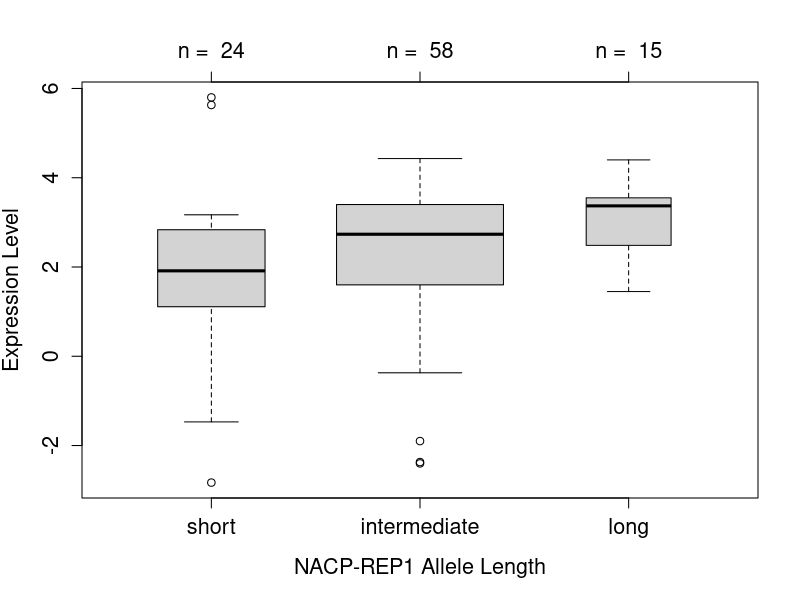
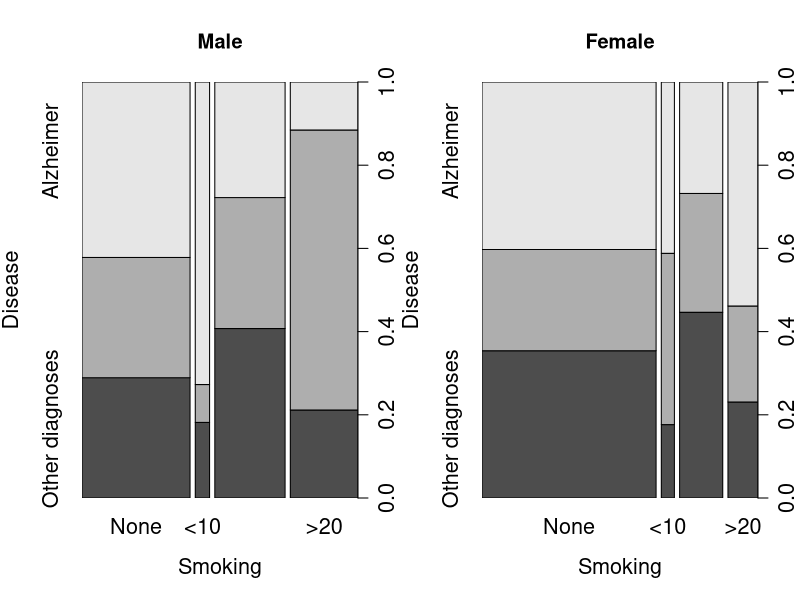
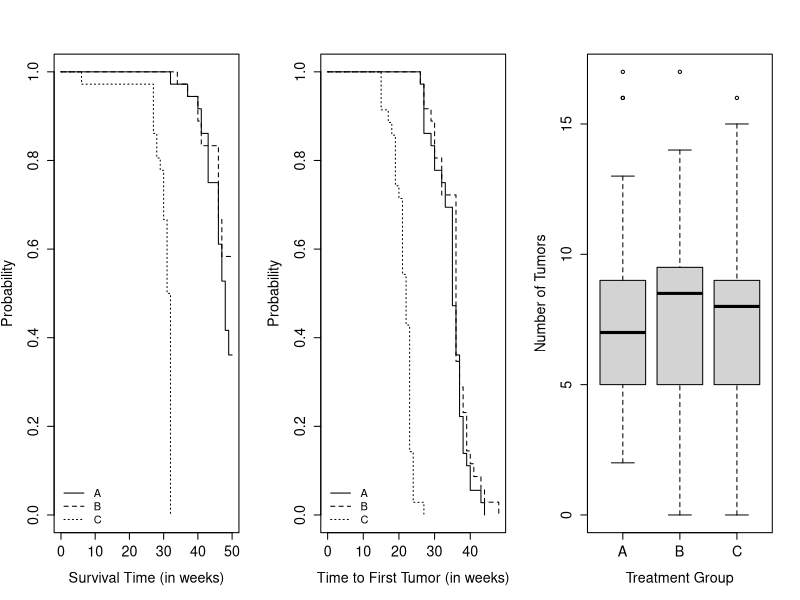
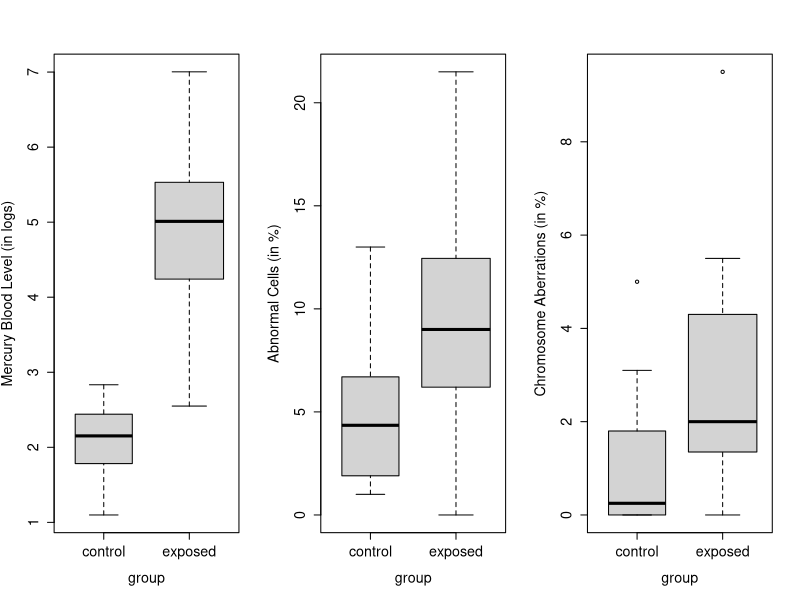
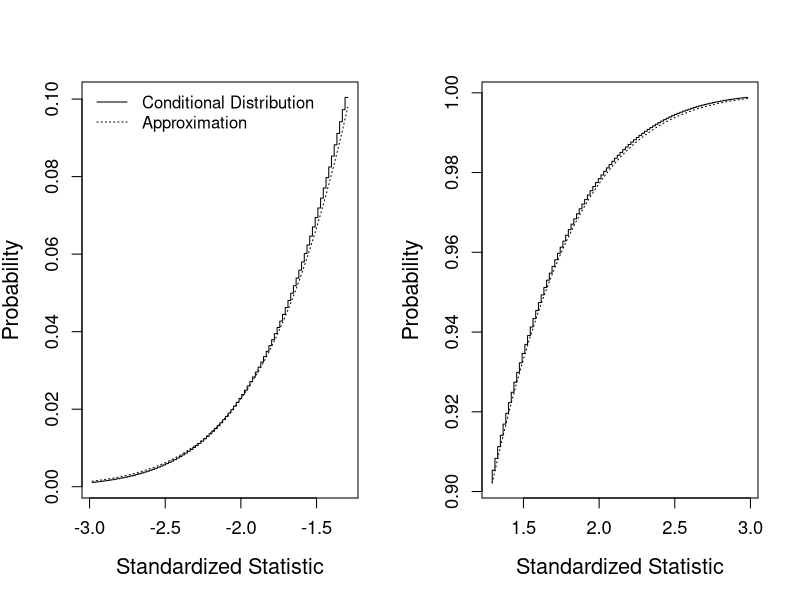

Here is the R script that generated these plots, in order:
### R code from vignette source 'LegoCondInf.Rnw'

###################################################
### code chunk number 1: setup
###################################################
options(width = 65, prompt = "R> ", continue = "   ")
require("coin")
set.seed(290875)
### get rid of the NAMESPACE
#load(file.path(.find.package("coin"), "R", "all.rda"))
anonymous <- FALSE


###################################################
### code chunk number 2: authors
###################################################
if(!anonymous) {
    cat("\\author{Torsten Hothorn$^1$, Kurt Hornik$^2$, \\\\ 
            Mark A. van de Wiel$^3$ and Achim Zeileis$^2$}\n")
} else  {
    cat("\\author{TAS MS05-239, Revision}\n")
}


###################################################
### code chunk number 3: affil
###################################################
if(!anonymous)
    cat("\\noindent$^1$ Institut f\\\"ur Medizininformatik, Biometrie und Epidemiologie\\\\
           Friedrich-Alexander-Universit\\\"at Erlangen-N\\\"urnberg\\\\
           Waldstra{\\ss}e 6, D-91054 Erlangen, Germany \\\\
           \\texttt{Torsten.Hothorn@R-project.org}
         \\newline

         \\noindent$^2$ Department f\\\"ur Statistik und Mathematik,
            Wirtschaftsuniversit\\\"at Wien \\\\
            Augasse 2-6, A-1090 Wien, Austria \\\\
            \\texttt{Kurt.Hornik@R-project.org} \\\\
            \\texttt{Achim.Zeileis@R-project.org}
         \\newline

         \\noindent$^3$ Department of Mathematics, Vrije Universiteit \\\\
                        De Boelelaan 1081a, 1081 HV Amsterdam, The Netherlands \\\\
            \\texttt{mark.vdwiel@vumc.nl}
         \\newline\n")


###################################################
### code chunk number 4: coincite
###################################################
if (anonymous) {
    cat(" \\citep{PKG:coina} ")
} else {
    cat(" \\citep{PKG:coin} ")
}


###################################################
### code chunk number 5: alpha-data-figure
###################################################
n <- table(alpha$alength)
par(cex.lab = 1.3, cex.axis = 1.3)
boxplot(elevel ~ alength, data = alpha, ylab = "Expression Level",
        xlab = "NACP-REP1 Allele Length", varwidth = TRUE)
axis(3, at = 1:3, labels = paste("n = ", n))
rankif <- function(data) trafo(data, numeric_trafo = rank)


###################################################
### code chunk number 6: alpha-kruskal
###################################################
kruskal.test(elevel ~ alength, data = alpha)


###################################################
### code chunk number 7: alpha-kruskal
###################################################
independence_test(elevel ~ alength, data = alpha, ytrafo = rank, teststat = "quad")


###################################################
### code chunk number 8: mpoints
###################################################
mpoints <- function(x) c(2, 7, 11)[unlist(x)]


###################################################
### code chunk number 9: alpha-kruskal-ordered
###################################################
independence_test(elevel ~ alength, data = alpha, ytrafo = rank, xtrafo = mpoints)


###################################################
### code chunk number 10: alzheimer-demographics
###################################################
total <- nrow(alzheimer)
stopifnot(total == 538)
male <- sum(alzheimer$gender == "Male")
stopifnot(male == 200)
female <- sum(alzheimer$gender == "Female")
stopifnot(female == 338)
disease <- table(alzheimer$disease)
smoked <- sum(alzheimer$smoking != "None")
atab <- xtabs(~ smoking + + disease + gender, data = alzheimer)
### there is a discrepancy between Table 1 (32% smokers of 117 women 
### suffering from other diagnoses) and Table 4 (63% non-smokers).
### We used the data as given in Table 4.


###################################################
### code chunk number 11: alzheimer-tab
###################################################
x <- t(atab[,,"Female"])
lines <- paste(paste(dimnames(x)$disease, " & "), 
               paste(apply(x, 1, function(l) paste(l, collapse = " & ")), "\\\\"))
for (i in 1:length(lines)) cat(lines[i], "\n")


###################################################
### code chunk number 12: alzheimer-tab
###################################################
x <- t(atab[,,"Male"])
lines <- paste(paste(dimnames(x)$disease, " & "), 
               paste(apply(x, 1, function(l) paste(l, collapse = " & ")), "\\\\"))
for (i in 1:length(lines)) cat(lines[i], "\n")


###################################################
### code chunk number 13: alzheimer-plot
###################################################
layout(matrix(1:2, ncol = 2))
spineplot(disease ~ smoking, data = alzheimer, subset = gender == "Male",
main = "Male", xlab = "Smoking", ylab = "Disease", tol = 1)
spineplot(disease ~ smoking, data = alzheimer, subset = gender == "Female",
main = "Female", xlab = "Smoking", ylab = "Disease", tol = 1)


###################################################
### code chunk number 14: alzheimer-mantelhaen
###################################################
it_alz <- independence_test(disease ~ smoking | gender, data = alzheimer, 
                            teststat = "quad")
it_alz


###################################################
### code chunk number 15: alzheimer-statistic
###################################################
statistic(it_alz, type = "linear")


###################################################
### code chunk number 16: alzheimer-men
###################################################
females <- alzheimer$gender == "Female"
males <- alzheimer$gender == "Male"
pvalue(independence_test(disease ~ smoking, data = alzheimer,
       subset = females, teststat = "quad"))
pvalue(independence_test(disease ~ smoking, data = alzheimer,
       subset = males, teststat = "quad"))


###################################################
### code chunk number 17: alzheimer-max
###################################################
it_alzmax <- independence_test(disease ~ smoking, data = alzheimer,
       subset = males, teststat = "max")
it_alzmax


###################################################
### code chunk number 18: alzheimer-maxstat
###################################################
statistic(it_alzmax, "standardized")


###################################################
### code chunk number 19: alzheimer-qperm
###################################################
qperm(it_alzmax, 0.95)


###################################################
### code chunk number 20: alzheimer-MTP
###################################################
pvalue(it_alzmax, method = "single-step")


###################################################
### code chunk number 21: photocar-plot
###################################################
par(cex.lab = 1.3, cex.axis = 1.3)
layout(matrix(1:3, ncol = 3))
plot(survfit(Surv(time, event) ~ group, data = photocar), xmax = 50,
     xlab = "Survival Time (in weeks)", ylab = "Probability",
     lty = 1:3)
     legend("bottomleft", lty = 1:3, levels(photocar$group), bty = "n")
plot(survfit(Surv(dmin, tumor) ~ group, data = photocar), xmax = 50,
     xlab = "Time to First Tumor (in weeks)", ylab = "Probability",
     lty = 1:3)
     legend("bottomleft", lty = 1:3, levels(photocar$group), bty = "n")
boxplot(ntumor ~ group, data = photocar, 
        ylab = "Number of Tumors", xlab = "Treatment Group", 
        varwidth = TRUE)


###################################################
### code chunk number 22: photocar-global
###################################################
it_ph <- independence_test(Surv(time, event) + Surv(dmin, tumor) + ntumor ~ group,
                           data = photocar)
it_ph 


###################################################
### code chunk number 23: photocar-linear
###################################################
statistic(it_ph, type = "linear")


###################################################
### code chunk number 24: photocar-stand
###################################################
statistic(it_ph, type = "standardized")


###################################################
### code chunk number 25: photocar-stand (eval = FALSE)
###################################################
## pvalue(it_ph, method = "single-step")


###################################################
### code chunk number 26: photocar-stand
###################################################
round(pvalue(it_ph, method = "single-step"), 5)


###################################################
### code chunk number 27: mercuryfish-plot
###################################################
par(cex.lab = 1.3, cex.axis = 1.3)
layout(matrix(1:3, ncol = 3))
boxplot(I(log(mercury)) ~ group, data = mercuryfish, 
        ylab = "Mercury Blood Level (in logs)", varwidth = TRUE)
boxplot(abnormal ~ group, data = mercuryfish, 
        ylab = "Abnormal Cells (in %)", varwidth = TRUE)
boxplot(ccells ~ group, data = mercuryfish, 
        ylab = "Chromosome Aberrations (in %)", varwidth = TRUE)


###################################################
### code chunk number 28: mercurysfish-score
###################################################
coherence <- function(data) {
    x <- t(as.matrix(data))
    apply(x, 2, function(y) 
        sum(colSums(x < y) == nrow(x)) - sum(colSums(x > y) == nrow(x)))
}


###################################################
### code chunk number 29: mercuryfish-poset
###################################################
poset <- independence_test(mercury + abnormal + ccells ~ group, 
    data = mercuryfish, ytrafo = coherence, distribution = exact())


###################################################
### code chunk number 30: mercuryfish-pvalue
###################################################
pvalue(poset)


###################################################
### code chunk number 31: mercuryfish-ppermplot
###################################################
par(cex.lab = 1.3, cex.axis = 1.1)
ite <- poset
ita <- independence_test(mercury + abnormal + ccells ~ group, data =     
                           mercuryfish, ytrafo = coherence)
site <- support(ite)
layout(matrix(1:2, ncol = 2))
site <- site[site <= qperm(ite, 0.1) & site > -3]
pite <- sapply(site, function(x) pperm(ite, x))
pita <- sapply(site, function(x) pperm(ita, x))

plot(site, pite, type = "S", ylab = "Probability", xlab = "Standardized Statistic")
lines(site, pita, lty = 3)
legend("topleft", lty = c(1,3), legend = c("Conditional Distribution",
"Approximation"), bty = "n")

site <- support(ite)
site <- site[site >= qperm(ite, 0.9) & site < 3]
pite <- sapply(site, function(x) pperm(ite, x))
pita <- sapply(site, function(x) pperm(ita, x))

plot(site, pite, type = "S", ylab = "Probability", xlab = "Standardized Statistic")
lines(site, pita, lty = 3)
